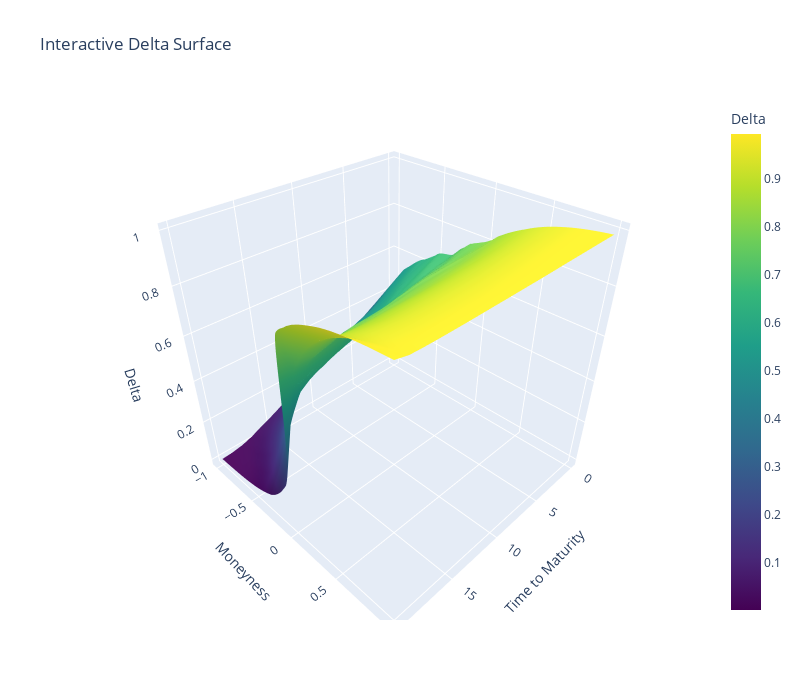

The notebook cell saved with this chart:
### Code cell
import numpy as np
import plotly.graph_objects as go

# Assuming your DataFrame is named df
# Extract the columns
time_to_maturity = df['Time to Maturity']
moneyness = df['Moneyness']
delta = df['Delta']

# Reshape the data into grid form for plotting
# Determine unique values of time_to_maturity and moneyness
moneyness = np.linspace(-1, 1, 1000)  # S/K from 0.5 to 1.5
time_to_maturity = np.linspace(0, 20, 21)[::-1] # T from 0.01 to 2 years

# Generate meshgrid
Moneyness, Time = np.meshgrid(moneyness, time_to_maturity)

# Create a meshgrid

# Reshape Delta values to match the grid
Delta = delta.values.reshape(21, 1000)
print(Delta)
# Create an interactive 3D surface plot
fig = go.Figure(data=[go.Surface(
    z=Delta, x=Time, y=Moneyness,
    colorscale='Viridis', colorbar=dict(title='Delta')
)])

# Add layout details
fig.update_layout(
    title='Interactive Delta Surface',
    scene=dict(
        xaxis_title='Time to Maturity',
        yaxis_title='Moneyness',
        zaxis_title='Delta'
    ),
    width=800,
    height=700
)

# Show the plot
fig.show()

### Figure 1 — Plotly figure (JSON) as saved in the notebook; plotly's stock layout.template omitted (floating-point values rounded to 4 significant figures; data arrays with more than 128 entries replaced by an {"elided": "..."} marker saying what was removed)
{"data": [{"colorbar": {"title": {"text": "Delta"}}, "colorscale": [[0, "#440154"], [0.1111, "#482878"], [0.2222, "#3e4989"], [0.3333, "#31688e"], [0.4444, "#26828e"], [0.5556, "#1f9e89"], [0.6667, "#35b779"], [0.7778, "#6ece58"], [0.8889, "#b5de2b"], [1, "#fde725"]], "type": "surface", "x": {"elided": "21x1000 int values"}, "y": {"elided": "21x1000 float values"}, "z": {"elided": "21x1000 float values"}}], "layout": {"height": 700, "scene": {"xaxis": {"title": {"text": "Time to Maturity"}}, "yaxis": {"title": {"text": "Moneyness"}}, "zaxis": {"title": {"text": "Delta"}}}, "title": {"text": "Interactive Delta Surface"}, "width": 800}}
